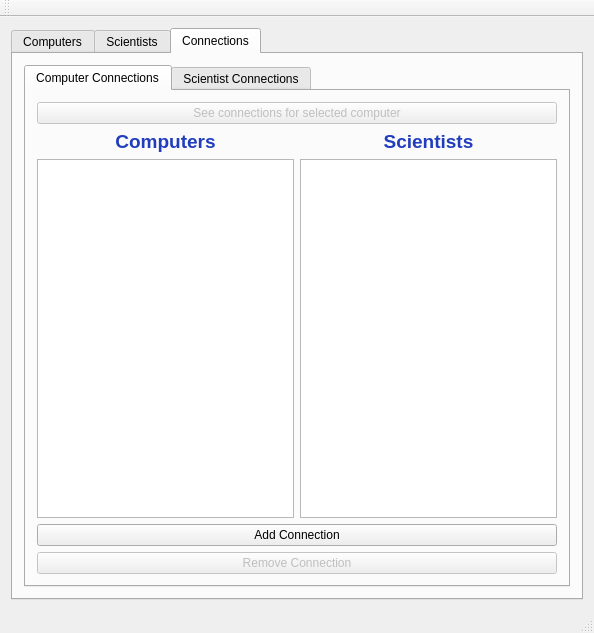
<?xml version="1.0" encoding="UTF-8"?>
<ui version="4.0">
 <class>MainWindow</class>
 <widget class="QMainWindow" name="MainWindow">
  <property name="geometry">
   <rect>
    <x>0</x>
    <y>0</y>
    <width>594</width>
    <height>633</height>
   </rect>
  </property>
  <property name="windowTitle">
   <string>MainWindow</string>
  </property>
  <widget class="QWidget" name="centralWidget">
   <layout class="QVBoxLayout" name="verticalLayout_2">
    <item>
     <widget class="QTabWidget" name="tabs">
      <property name="tabShape">
       <enum>QTabWidget::Rounded</enum>
      </property>
      <property name="currentIndex">
       <number>2</number>
      </property>
      <property name="tabsClosable">
       <bool>false</bool>
      </property>
      <widget class="QWidget" name="tab_computer">
       <attribute name="title">
        <string>Computers</string>
       </attribute>
       <layout class="QVBoxLayout" name="verticalLayout_6">
        <item>
         <layout class="QVBoxLayout" name="verticalLayout">
          <item>
           <widget class="QLineEdit" name="input_filter_computers">
            <property name="placeholderText">
             <string>Search</string>
            </property>
           </widget>
          </item>
         </layout>
        </item>
        <item>
         <widget class="QComboBox" name="dropdown_order_by">
          <property name="enabled">
           <bool>true</bool>
          </property>
         </widget>
        </item>
        <item>
         <layout class="QVBoxLayout" name="verticalLayout_3">
          <item>
           <widget class="QTableWidget" name="table_computers">
            <property name="enabled">
             <bool>true</bool>
            </property>
            <property name="layoutDirection">
             <enum>Qt::LeftToRight</enum>
            </property>
            <property name="autoScroll">
             <bool>true</bool>
            </property>
            <property name="selectionBehavior">
             <enum>QAbstractItemView::SelectRows</enum>
            </property>
            <property name="sortingEnabled">
             <bool>true</bool>
            </property>
            <attribute name="horizontalHeaderStretchLastSection">
             <bool>true</bool>
            </attribute>
            <column>
             <property name="text">
              <string>Name </string>
             </property>
            </column>
            <column>
             <property name="text">
              <string>Type</string>
             </property>
            </column>
            <column>
             <property name="text">
              <string>Built? </string>
             </property>
            </column>
            <column>
             <property name="text">
              <string>Year Built</string>
             </property>
            </column>
           </widget>
          </item>
         </layout>
        </item>
        <item>
         <layout class="QVBoxLayout" name="verticalLayout_4">
          <item>
           <layout class="QVBoxLayout" name="verticalLayout_5">
            <item>
             <widget class="QPushButton" name="button_remove_computer">
              <property name="enabled">
               <bool>false</bool>
              </property>
              <property name="text">
               <string>Remove selected computer</string>
              </property>
             </widget>
            </item>
            <item>
             <widget class="QPushButton" name="button_add_computer">
              <property name="text">
               <string>Add a new computer</string>
              </property>
             </widget>
            </item>
           </layout>
          </item>
         </layout>
        </item>
       </layout>
      </widget>
      <widget class="QWidget" name="tab_scientist">
       <attribute name="title">
        <string>Scientists</string>
       </attribute>
       <layout class="QVBoxLayout" name="verticalLayout_21">
        <item>
         <layout class="QVBoxLayout" name="verticalLayout_7">
          <item>
           <widget class="QLineEdit" name="input_filter_scientists">
            <property name="placeholderText">
             <string>Search</string>
            </property>
           </widget>
          </item>
         </layout>
        </item>
        <item>
         <layout class="QVBoxLayout" name="verticalLayout_8">
          <item>
           <widget class="QTableWidget" name="table_scientists">
            <property name="selectionBehavior">
             <enum>QAbstractItemView::SelectRows</enum>
            </property>
            <property name="sortingEnabled">
             <bool>true</bool>
            </property>
            <attribute name="horizontalHeaderStretchLastSection">
             <bool>true</bool>
            </attribute>
            <attribute name="verticalHeaderStretchLastSection">
             <bool>false</bool>
            </attribute>
            <column>
             <property name="text">
              <string>First Name</string>
             </property>
            </column>
            <column>
             <property name="text">
              <string>Last Name</string>
             </property>
            </column>
            <column>
             <property name="text">
              <string>Sex</string>
             </property>
            </column>
            <column>
             <property name="text">
              <string>Year of Birth</string>
             </property>
            </column>
            <column>
             <property name="text">
              <string>Year of Death</string>
             </property>
            </column>
           </widget>
          </item>
         </layout>
        </item>
        <item>
         <layout class="QVBoxLayout" name="verticalLayout_9">
          <item>
           <layout class="QVBoxLayout" name="verticalLayout_10">
            <item>
             <widget class="QPushButton" name="button_remove_scientist">
              <property name="enabled">
               <bool>false</bool>
              </property>
              <property name="text">
               <string>Remove selected Scientist</string>
              </property>
             </widget>
            </item>
            <item>
             <widget class="QPushButton" name="button_add_scientist">
              <property name="text">
               <string>Add a new scientist</string>
              </property>
             </widget>
            </item>
           </layout>
          </item>
         </layout>
        </item>
       </layout>
      </widget>
      <widget class="QWidget" name="tab_connections">
       <property name="accessibleName">
        <string/>
       </property>
       <attribute name="title">
        <string>Connections</string>
       </attribute>
       <layout class="QVBoxLayout" name="verticalLayout_18">
        <item>
         <layout class="QVBoxLayout" name="verticalLayout_11">
          <item>
           <widget class="QTabWidget" name="connections_tabs">
            <property name="currentIndex">
             <number>0</number>
            </property>
            <widget class="QWidget" name="tab_computer_connections">
             <attribute name="title">
              <string>Computer Connections</string>
             </attribute>
             <layout class="QVBoxLayout" name="verticalLayout_20">
              <item>
               <widget class="QPushButton" name="button_see_connections_computer">
                <property name="enabled">
                 <bool>false</bool>
                </property>
                <property name="text">
                 <string>See connections for selected computer</string>
                </property>
               </widget>
              </item>
              <item>
               <layout class="QHBoxLayout" name="horizontalLayout_4">
                <item>
                 <widget class="QLabel" name="label_computers_connections_computer">
                  <property name="text">
                   <string>&lt;html&gt;&lt;head/&gt;&lt;body&gt;&lt;p align=&quot;center&quot;&gt;&lt;span style=&quot; font-size:14pt; font-weight:600; color:#213dbc;&quot;&gt;Computers&lt;/span&gt;&lt;/p&gt;&lt;/body&gt;&lt;/html&gt;</string>
                  </property>
                 </widget>
                </item>
                <item>
                 <widget class="QLabel" name="label_computers_connections_scientist">
                  <property name="text">
                   <string>&lt;html&gt;&lt;head/&gt;&lt;body&gt;&lt;p align=&quot;center&quot;&gt;&lt;span style=&quot; font-size:14pt; font-weight:600; color:#213dbc;&quot;&gt;Scientists&lt;/span&gt;&lt;/p&gt;&lt;/body&gt;&lt;/html&gt;</string>
                  </property>
                 </widget>
                </item>
               </layout>
              </item>
              <item>
               <layout class="QVBoxLayout" name="verticalLayout_12">
                <item>
                 <layout class="QHBoxLayout" name="horizontalLayout">
                  <item>
                   <widget class="QListWidget" name="computer_list_computer_connections"/>
                  </item>
                  <item>
                   <widget class="QListWidget" name="scientist_list_computer_connections"/>
                  </item>
                 </layout>
                </item>
               </layout>
              </item>
              <item>
               <layout class="QVBoxLayout" name="verticalLayout_13">
                <item>
                 <layout class="QVBoxLayout" name="verticalLayout_14">
                  <item>
                   <widget class="QPushButton" name="button_add_computer_connection">
                    <property name="text">
                     <string>Add Connection</string>
                    </property>
                   </widget>
                  </item>
                  <item>
                   <widget class="QPushButton" name="button_remove_computer_connection">
                    <property name="enabled">
                     <bool>false</bool>
                    </property>
                    <property name="text">
                     <string>Remove Connection</string>
                    </property>
                   </widget>
                  </item>
                 </layout>
                </item>
               </layout>
              </item>
             </layout>
            </widget>
            <widget class="QWidget" name="tab_scientist_connections">
             <attribute name="title">
              <string>Scientist Connections</string>
             </attribute>
             <layout class="QVBoxLayout" name="verticalLayout_19">
              <item>
               <widget class="QPushButton" name="button_see_connections_scientist">
                <property name="enabled">
                 <bool>false</bool>
                </property>
                <property name="text">
                 <string>See connection for selected scientist</string>
                </property>
               </widget>
              </item>
              <item>
               <layout class="QHBoxLayout" name="horizontalLayout_3">
                <item>
                 <widget class="QLabel" name="label_scientists_connections_scientist">
                  <property name="text">
                   <string>&lt;html&gt;&lt;head/&gt;&lt;body&gt;&lt;p align=&quot;center&quot;&gt;&lt;span style=&quot; font-size:14pt; font-weight:600; color:#213dbc;&quot;&gt;Scientists&lt;/span&gt;&lt;/p&gt;&lt;/body&gt;&lt;/html&gt;</string>
                  </property>
                 </widget>
                </item>
                <item>
                 <widget class="QLabel" name="label_scientists_connection_computer">
                  <property name="text">
                   <string>&lt;html&gt;&lt;head/&gt;&lt;body&gt;&lt;p align=&quot;center&quot;&gt;&lt;span style=&quot; font-size:14pt; font-weight:600; color:#213dbc;&quot;&gt;Computers&lt;/span&gt;&lt;/p&gt;&lt;/body&gt;&lt;/html&gt;</string>
                  </property>
                 </widget>
                </item>
               </layout>
              </item>
              <item>
               <layout class="QVBoxLayout" name="verticalLayout_15">
                <item>
                 <layout class="QHBoxLayout" name="horizontalLayout_2">
                  <item>
                   <widget class="QListWidget" name="scientist_list_scientist_connections"/>
                  </item>
                  <item>
                   <widget class="QListWidget" name="computer_list_scientist_connections"/>
                  </item>
                 </layout>
                </item>
               </layout>
              </item>
              <item>
               <layout class="QVBoxLayout" name="verticalLayout_16">
                <item>
                 <layout class="QVBoxLayout" name="verticalLayout_17">
                  <item>
                   <widget class="QPushButton" name="button_add_scientist_connection">
                    <property name="text">
                     <string>Add Connection</string>
                    </property>
                   </widget>
                  </item>
                  <item>
                   <widget class="QPushButton" name="button_remove_scientist_connection">
                    <property name="enabled">
                     <bool>false</bool>
                    </property>
                    <property name="text">
                     <string>Remove Connection</string>
                    </property>
                   </widget>
                  </item>
                 </layout>
                </item>
               </layout>
              </item>
             </layout>
            </widget>
           </widget>
          </item>
         </layout>
        </item>
       </layout>
      </widget>
     </widget>
    </item>
   </layout>
  </widget>
  <widget class="QMenuBar" name="menuBar">
   <property name="geometry">
    <rect>
     <x>0</x>
     <y>0</y>
     <width>594</width>
     <height>22</height>
    </rect>
   </property>
  </widget>
  <widget class="QToolBar" name="mainToolBar">
   <attribute name="toolBarArea">
    <enum>TopToolBarArea</enum>
   </attribute>
   <attribute name="toolBarBreak">
    <bool>false</bool>
   </attribute>
  </widget>
  <widget class="QStatusBar" name="statusBar"/>
 </widget>
 <layoutdefault spacing="6" margin="11"/>
 <resources/>
 <connections/>
</ui>
